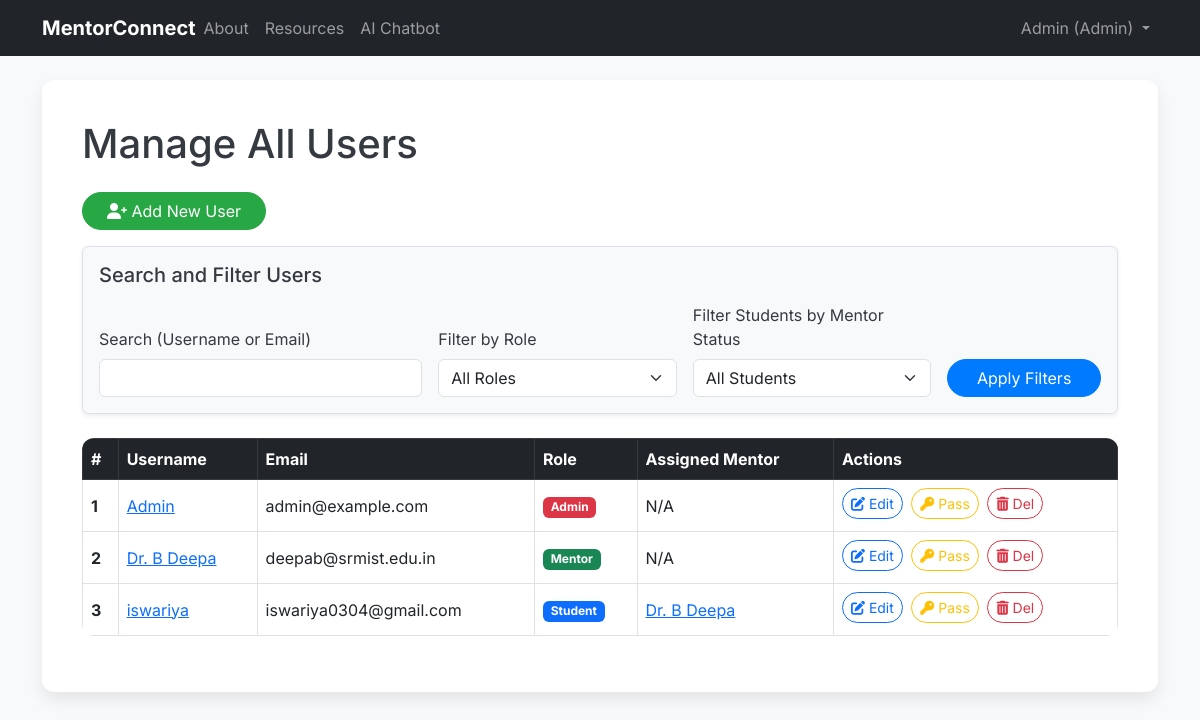
/admin/users (signed in), run on the app's committed database.
### app/models.py (models this page shows, shortened)
class User(db.Model, UserMixin):
    id = db.Column(db.Integer, primary_key=True)
    username = db.Column(db.String(20), unique=True, nullable=False)
    email = db.Column(db.String(120), unique=True, nullable=False)
    password = db.Column(db.String(60), nullable=False)
    role = db.Column(db.String(10), nullable=False, default='student') # 'admin', 'mentor', 'student'
    bio = db.Column(db.Text, nullable=True)
    expertise_areas = db.Column(db.String(200), nullable=True)
    contact_preference = db.Column(db.String(50), nullable=True)
    last_login = db.Column(db.DateTime, nullable=True) # For streak and heatmap
    last_activity = db.Column(db.DateTime, nullable=True) # For general activity tracking
    mentor_id = db.Column(db.Integer, db.ForeignKey('user.id'), nullable=True)
    students = db.relationship('User', foreign_keys=[mentor_id], backref=db.backref('assigned_mentor', remote_side=[id]), lazy='dynamic')
    sent_messages = db.relationship('Message', foreign_keys='Message.sender_id', backref='sender', lazy='dynamic')
    received_messages = db.relationship('Message', foreign_keys='Message.receiver_id', backref='receiver', lazy='dynamic')
    sessions_logged_as_mentor = db.relationship(
        'SessionLog',
        foreign_keys='SessionLog.mentor_id',
        backref='mentor_of_session',
        lazy='dynamic'
    )
    created_resources = db.relationship('Resource', backref='creator', lazy='dynamic')
    quizzes_created = db.relationship('Quiz', backref='creator', lazy='dynamic')
    resource_completions = db.relationship('StudentResourceCompletion', backref='student_user', lazy='dynamic')
    quiz_attempts = db.relationship('QuizAttempt', backref='student_user', lazy='dynamic')
    def is_admin(self):
        return self.role == 'admin'
    def is_mentor(self):
        return self.role == 'mentor'
    def is_student(self):
        return self.role == 'student'
    @hybrid_property
    def daily_activity_dates(self):
        login_dates = [self.last_login.date()] if self.last_login else []
        resource_dates = [rc.completed_at.date() for rc in self.resource_completions.all()]
        quiz_dates = [qa.attempt_date.date() for qa in self.quiz_attempts.all()]
        all_dates = sorted(list(set(login_dates + resource_dates + quiz_dates)))
        activity_counts = {}
        for d in all_dates:
            activity_counts[d.isoformat()] = activity_counts.get(d.isoformat(), 0) + 1 # Simple count, can be weighted
        return activity_counts

### app/routes.py (the view)
@main.route("/admin/users", methods=['GET', 'POST'])
@role_required('admin')
def manage_users():
    form = UserSearchFilterForm()
    users_query = User.query.order_by(User.username)
    if form.validate_on_submit():
        search_query = form.search_query.data
        filter_role = form.filter_role.data
        filter_mentor_assigned = form.filter_mentor_assigned.data
        if search_query:
            users_query = users_query.filter(or_(
                User.username.ilike(f'%{search_query}%'),
                User.email.ilike(f'%{search_query}%')
            ))
        if filter_role:
            users_query = users_query.filter_by(role=filter_role)
        if filter_mentor_assigned == 'assigned':
            users_query = users_query.filter(User.role == 'student').filter(User.mentor_id != None)
        elif filter_mentor_assigned == 'unassigned':
            users_query = users_query.filter(User.role == 'student').filter(User.mentor_id == None)
        users = users_query.all()
        flash('Filters applied.', 'info')
    else:
        users = users_query.all()
    return render_template('manage_users.html', title='Manage Users', users=users, form=form)

### app/forms.py
class UserSearchFilterForm(FlaskForm):
    search_query = StringField('Search (Username or Email)', validators=[Optional()])
    filter_role = SelectField('Filter by Role', choices=[('', 'All Roles'), ('student', 'Student'), ('mentor', 'Mentor'), ('admin', 'Admin')], validators=[Optional()])
    filter_mentor_assigned = SelectField('Filter Students by Mentor Status', choices=[('', 'All Students'), ('assigned', 'Assigned'), ('unassigned', 'Unassigned')], validators=[Optional()])
    submit = SubmitField('Apply Filters')

### app/templates/manage_users.html (shortened to what this page needs)
{% extends "base.html" %}
{% block content %}
    <div class="content-section mb-4">
        <h1 class="mb-4">Manage All Users</h1>
        <a class="btn btn-success rounded-pill px-4 mb-3" href="{{ url_for('main.create_user') }}"><i class="fas fa-user-plus"></i> Add New User</a>
        <div class="mb-4 p-3 border rounded shadow-sm bg-light">
            <h5 class="mb-3">Search and Filter Users</h5>
            <form method="GET" action="{{ url_for('main.manage_users') }}">
                <div class="row g-3 align-items-end">
                    <div class="col-md-4">
                        {{ form.search_query.label(class="form-label") }}
                        {{ form.search_query(class="form-control rounded") }}
                    </div>
                    <div class="col-md-3">
                        {{ form.filter_role.label(class="form-label") }}
                        {{ form.filter_role(class="form-select rounded") }}
                    </div>
                    <div class="col-md-3">
                        {{ form.filter_mentor_assigned.label(class="form-label") }}
                        {{ form.filter_mentor_assigned(class="form-select rounded") }}
                    </div>
                    <div class="col-md-2 d-grid">
                        {{ form.submit(class="btn btn-primary rounded-pill") }}
                    </div>
                </div>
            </form>
        </div>
        {% if not users %}
            <p class="text-muted text-center">No users found matching your criteria.</p>
        {% else %}
            <div class="table-responsive">
                <table class="table table-hover table-bordered align-middle">
                    <thead class="table-dark">
                        <tr>
                            <th scope="col">#</th>
                            <th scope="col">Username</th>
                            <th scope="col">Email</th>
                            <th scope="col">Role</th>
                            <th scope="col">Assigned Mentor</th>
                            <th scope="col">Actions</th>
                        </tr>
                    </thead>
                    <tbody>
                        {% for user in users %}
                            <tr>
                                <th scope="row">{{ loop.index }}</th>
                                <td><a href="{{ url_for('main.user_profile', username=user.username) }}">{{ user.username }}</a></td>
                                <td>{{ user.email }}</td>
                                <td><span class="badge bg-{% if user.is_admin() %}danger{% elif user.is_mentor() %}success{% else %}primary{% endif %}">{{ user.role | capitalize }}</span></td>
                                <td>
                                    {% if user.is_student() and user.assigned_mentor %}
                                        <a href="{{ url_for('main.user_profile', username=user.assigned_mentor.username) }}">{{ user.assigned_mentor.username }}</a>
                                    {% elif user.is_student() and not user.assigned_mentor %}
                                        <span class="text-muted">Unassigned</span>
                                    {% else %}
                                        N/A
                                    {% endif %}
                                </td>
                                <td>
                                    <a class="btn btn-sm btn-outline-primary rounded-pill me-1 mb-1" href="{{ url_for('main.edit_user', user_id=user.id) }}"><i class="fas fa-edit"></i> Edit</a>
                                    <a class="btn btn-sm btn-outline-warning rounded-pill me-1 mb-1" href="{{ url_for('main.set_user_password', user_id=user.id) }}"><i class="fas fa-key"></i> Pass</a>
                                    <form action="{{ url_for('main.delete_user', user_id=user.id) }}" method="POST" class="d-inline">
                                        <button type="submit" class="btn btn-sm btn-outline-danger rounded-pill mb-1" onclick="return confirm('Are you sure you want to delete {{ user.username }}? This action cannot be undone.');"><i class="fas fa-trash-alt"></i> Del</button>
                                    </form>
                                </td>
                            </tr>
                        {% endfor %}
                    </tbody>
                </table>
            </div>
        {% endif %}
    </div>
{% endblock content %}

### app/templates/base.html (shortened to what this page needs)
<!DOCTYPE html>
<html lang="en">
<head>
    <link href="https://cdn.jsdelivr.net/npm/bootstrap@5.3.0/dist/css/bootstrap.min.css" rel="stylesheet">
    <link rel="stylesheet" href="https://cdnjs.cloudflare.com/ajax/libs/font-awesome/6.0.0-beta3/css/all.min.css">
    <link rel="stylesheet" href="{{ url_for('static', filename='css/style.css') }}">
</head>
<body>
    <header class="site-header mb-4">
        <nav class="navbar navbar-expand-lg navbar-dark bg-dark">
            <div class="container">
                <a class="navbar-brand me-auto" href="{{ url_for('main.home') }}">MentorConnect</a>
                <div class="collapse navbar-collapse" id="navbarNav">
                    <ul class="navbar-nav me-auto">
                        <li class="nav-item">
                            <a class="nav-link" href="{{ url_for('main.about') }}">About</a>
                        </li>
                        <li class="nav-item">
                            <a class="nav-link" href="{{ url_for('main.view_resources') }}">Resources</a>
                        </li>
                        <li class="nav-item">
                            <a class="nav-link" href="{{ url_for('main.chatbot_page') }}">AI Chatbot</a>
                        </li>
                    </ul>
                    <ul class="navbar-nav">
                        {% if current_user.is_authenticated %}
                            <li class="nav-item dropdown">
                                <a class="nav-link dropdown-toggle" href="#" id="navbarDropdown" role="button" data-bs-toggle="dropdown" aria-expanded="false">
                                    {{ current_user.username }} ({{ current_user.role | capitalize }})
                                </a>
                            </li>
                        {% endif %}
                    </ul>
                </div>
            </div>
        </nav>
    </header>
    <main role="main" class="container">
        {% block content %}{% endblock %}
    </main>
</body>
</html>

### app/static/css/style.css (style rules this page uses)
body { font-family: 'Inter', sans-serif; background-color: #f8f9fa; color: #343a40; }
.site-header { margin-bottom: 2rem; }
.navbar-brand { font-weight: 700; }
.content-section { background: #ffffff; padding: 2.5rem; border-radius: 0.75rem; margin-bottom: 2rem; box-shadow: 0 0.5rem 1rem rgba(0, 0, 0, 0.08); }
.form-control, .form-select, .btn { border-radius: 0.5rem; }
.btn-primary { background-color: #007bff; border-color: #007bff; }
.btn-success { background-color: #28a745; border-color: #28a745; }
.table { border-radius: 0.75rem; overflow: hidden; }
.table thead { background-color: #e9ecef; }

### data on the page
User: username "Admin", role "Admin", email "admin@example.com", shows "N/A"
User: username "Dr. B Deepa", email "deepab@srmist.edu.in", role "Mentor", shows "N/A"
User: username "iswariya", email "iswariya0304@gmail.com", role "Student", assigned_mentor.username "Dr. B Deepa"
